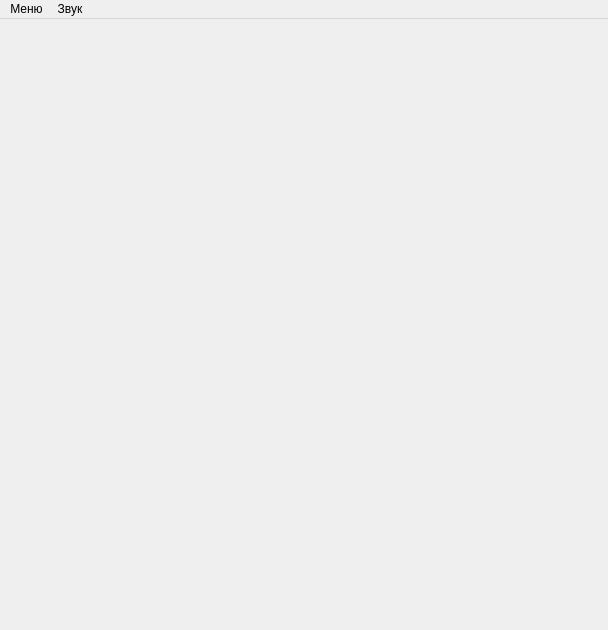
<?xml version="1.0" encoding="UTF-8"?>
<ui version="4.0">
 <class>MainWindow</class>
 <widget class="QMainWindow" name="MainWindow">
  <property name="geometry">
   <rect>
    <x>0</x>
    <y>0</y>
    <width>608</width>
    <height>630</height>
   </rect>
  </property>
  <property name="minimumSize">
   <size>
    <width>608</width>
    <height>630</height>
   </size>
  </property>
  <property name="maximumSize">
   <size>
    <width>608</width>
    <height>630</height>
   </size>
  </property>
  <property name="windowTitle">
   <string>MainWindow</string>
  </property>
  <property name="styleSheet">
   <string notr="true">/*
   </string>
  </property>
  <widget class="QWidget" name="centralwidget"/>
  <widget class="QMenuBar" name="menubar">
   <property name="geometry">
    <rect>
     <x>0</x>
     <y>0</y>
     <width>608</width>
     <height>26</height>
    </rect>
   </property>
   <widget class="QMenu" name="menu">
    <property name="title">
     <string>Меню</string>
    </property>
    <addaction name="act_pause"/>
    <addaction name="act_restart"/>
   </widget>
   <widget class="QMenu" name="menu_sound">
    <property name="title">
     <string>Звук</string>
    </property>
    <addaction name="act_set"/>
   </widget>
   <addaction name="menu"/>
   <addaction name="menu_sound"/>
  </widget>
  <action name="act_pause">
   <property name="text">
    <string>Пауза</string>
   </property>
  </action>
  <action name="act_restart">
   <property name="text">
    <string>Перезапустити рівень</string>
   </property>
  </action>
  <action name="act_set">
   <property name="text">
    <string>Налаштувати</string>
   </property>
  </action>
 </widget>
 <resources/>
 <connections/>
</ui>
